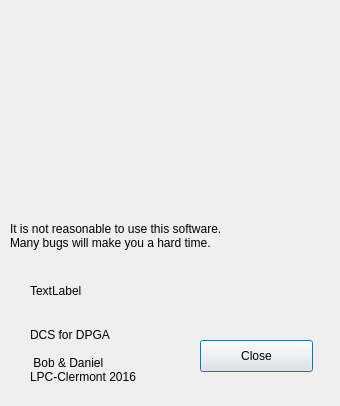
<?xml version="1.0" encoding="UTF-8"?>
<ui version="4.0">
 <class>Dial_About</class>
 <widget class="QDialog" name="Dial_About">
  <property name="geometry">
   <rect>
    <x>0</x>
    <y>0</y>
    <width>340</width>
    <height>406</height>
   </rect>
  </property>
  <property name="windowTitle">
   <string>About</string>
  </property>
  <widget class="QPushButton" name="pushButton_Close">
   <property name="geometry">
    <rect>
     <x>200</x>
     <y>340</y>
     <width>113</width>
     <height>32</height>
    </rect>
   </property>
   <property name="text">
    <string>Close</string>
   </property>
  </widget>
  <widget class="QLabel" name="label">
   <property name="geometry">
    <rect>
     <x>30</x>
     <y>320</y>
     <width>151</width>
     <height>71</height>
    </rect>
   </property>
   <property name="text">
    <string>DCS for DPGA 

 Bob &amp; Daniel
LPC-Clermont 2016</string>
   </property>
  </widget>
  <widget class="QLabel" name="label_img">
   <property name="geometry">
    <rect>
     <x>20</x>
     <y>10</y>
     <width>261</width>
     <height>181</height>
    </rect>
   </property>
   <property name="text">
    <string/>
   </property>
   <property name="pixmap">
    <pixmap>catfootprint.png</pixmap>
   </property>
  </widget>
  <widget class="QLabel" name="label_3">
   <property name="geometry">
    <rect>
     <x>10</x>
     <y>200</y>
     <width>321</width>
     <height>71</height>
    </rect>
   </property>
   <property name="text">
    <string>It is not reasonable to use this software.
Many bugs will make you a hard time.</string>
   </property>
  </widget>
  <widget class="QLabel" name="Version">
   <property name="geometry">
    <rect>
     <x>30</x>
     <y>270</y>
     <width>261</width>
     <height>41</height>
    </rect>
   </property>
   <property name="text">
    <string>TextLabel</string>
   </property>
  </widget>
 </widget>
 <resources/>
 <connections/>
</ui>
